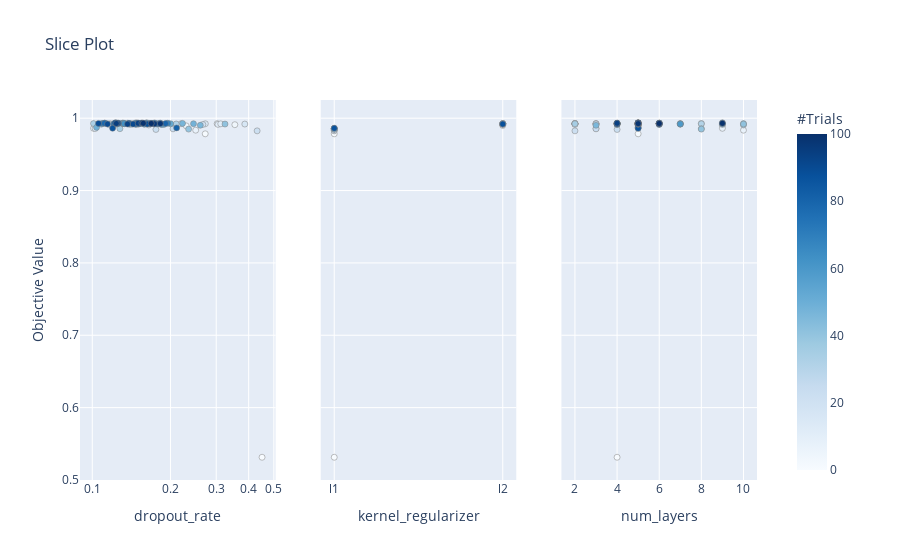

Here is the notebook cell this chart was saved with:
### Code cell
optuna.visualization.plot_slice(study, params=["num_layers", "dropout_rate", "kernel_regularizer"])
